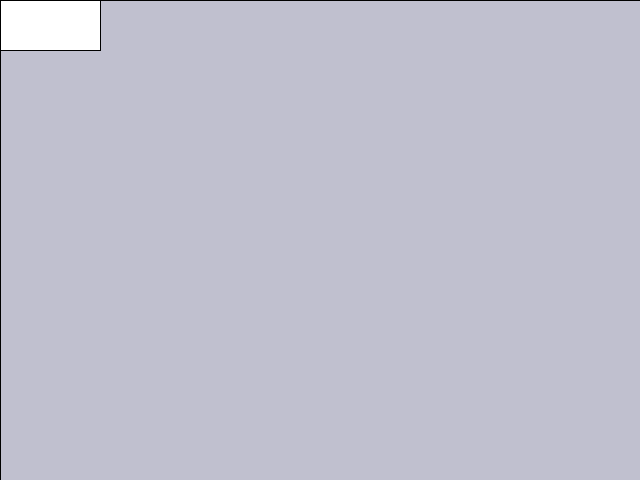
Frame 1 (no input)
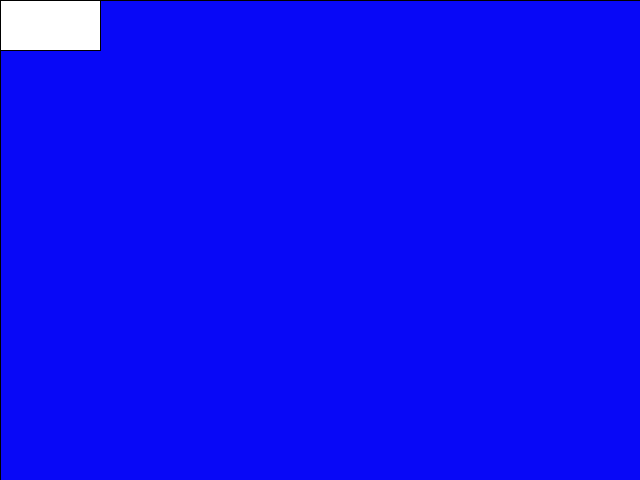
Frame 60 (the mouse pressed at the canvas centre just before this capture)
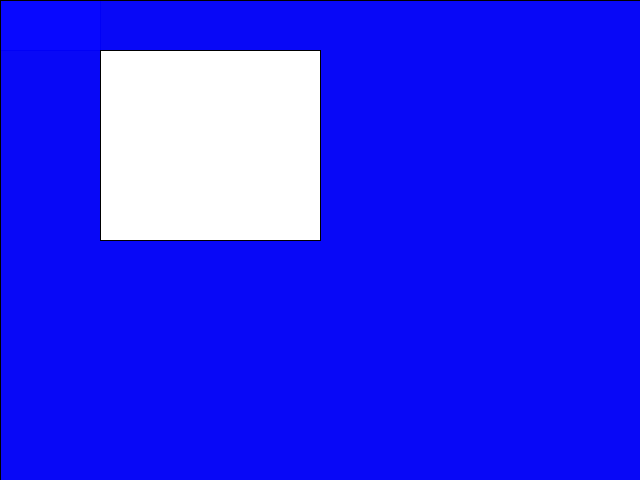
Frame 120 (the mouse held since frame 60 and released just before this capture)

The Processing sketch that drew these frames (run headless with seeded random() and noise(); from frame 60 on, the mouse is pressed at the canvas centre):

// Processing sketch: mouseRectangle
// ── mouseRectangle.pde
void setup ()
{
  size(640,480);
}
void draw ()
{
  // RGBA: red green blue alpha, each of 255
  fill(0,0,255,15); // only 15/255 alpha
  // which makes a fade effect, leaving residue
  // between frame updates
  rect(0,0,width,height);
  
  fill(255,255,255); // set color to white for mouse
  // rect arguments are x,y of top left corner
  // then width and height of rectangle
  rect(100,50,mouseX-100,mouseY-50);
}
